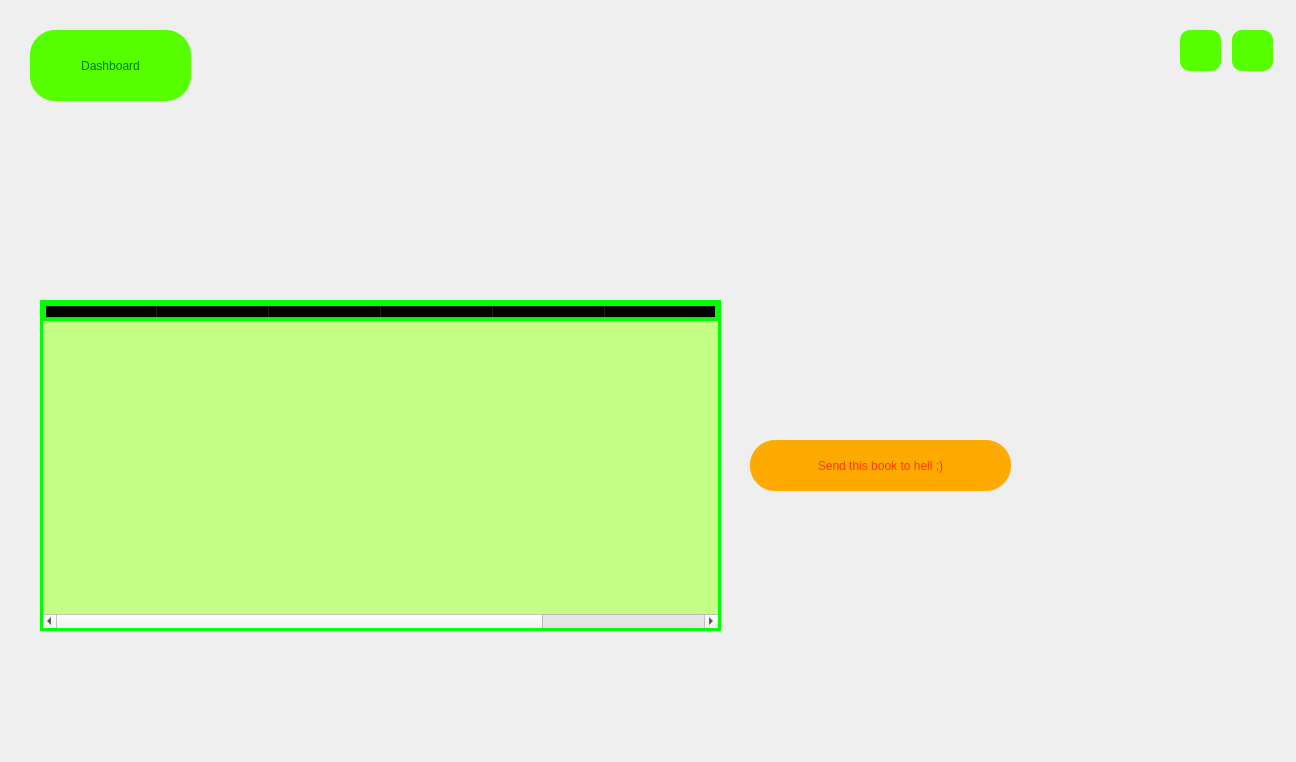
<?xml version="1.0" encoding="UTF-8"?>
<ui version="4.0">
 <class>deleteBook</class>
 <widget class="QMainWindow" name="deleteBook">
  <property name="geometry">
   <rect>
    <x>0</x>
    <y>0</y>
    <width>1296</width>
    <height>762</height>
   </rect>
  </property>
  <property name="minimumSize">
   <size>
    <width>1296</width>
    <height>762</height>
   </size>
  </property>
  <property name="maximumSize">
   <size>
    <width>1296</width>
    <height>762</height>
   </size>
  </property>
  <property name="windowTitle">
   <string>Delete Book</string>
  </property>
  <property name="windowIcon">
   <iconset resource="icons.qrc">
    <normaloff>:/icons/icons/mainicon.png</normaloff>:/icons/icons/mainicon.png</iconset>
  </property>
  <property name="styleSheet">
   <string notr="true">#centralwidget
{
	border-image: url(:/new/photos/deletebook.jpg);
}

QPushButton
{
	color: rgb(0, 122, 0);
	background-color: rgb(85, 255, 0);
	font: 24pt &quot;Tw Cen MT Condensed Extra Bold&quot;;
    border-radius: 10px;
}
QPushButton:hover
{
	background-color: rgb(0, 122, 0);
	color:  rgb(85, 255, 0);
}

QPushButton#deleteButton
{
	color: rgb(255, 56, 6);
	background-color: rgb(255, 170, 0);
	font: 20pt &quot;Tw Cen MT Condensed Extra Bold&quot;;
    border-radius: 25px;
}
QPushButton#deleteButton:hover
{
	background-color: rgb(255, 56, 6);
	color: rgb(255, 170, 0);
}


QLabel
{
	background-color: rgb(147, 221, 0);
	border-radius: 15px;
}
QLineEdit
{
	
	background-color: rgba(255, 255, 127, 0.9);
	border-radius: 15px;
}</string>
  </property>
  <widget class="QWidget" name="centralwidget">
   <widget class="QTableWidget" name="tableWidget">
    <property name="geometry">
     <rect>
      <x>40</x>
      <y>300</y>
      <width>681</width>
      <height>331</height>
     </rect>
    </property>
    <property name="cursor" stdset="0">
     <cursorShape>PointingHandCursor</cursorShape>
    </property>
    <property name="styleSheet">
     <string notr="true">
border:3px solid rgb(0, 255, 0);
background-color: rgba(194, 255, 124, 0.9);
</string>
    </property>
    <property name="selectionMode">
     <enum>QAbstractItemView::SingleSelection</enum>
    </property>
    <property name="selectionBehavior">
     <enum>QAbstractItemView::SelectRows</enum>
    </property>
    <property name="sortingEnabled">
     <bool>true</bool>
    </property>
    <attribute name="horizontalHeaderDefaultSectionSize">
     <number>112</number>
    </attribute>
    <column>
     <property name="text">
      <string>Names</string>
     </property>
     <property name="font">
      <font>
       <weight>75</weight>
       <bold>true</bold>
      </font>
     </property>
    </column>
    <column>
     <property name="text">
      <string>ISBNs</string>
     </property>
     <property name="font">
      <font>
       <weight>75</weight>
       <bold>true</bold>
      </font>
     </property>
    </column>
    <column>
     <property name="text">
      <string>Authors</string>
     </property>
     <property name="font">
      <font>
       <weight>75</weight>
       <bold>true</bold>
      </font>
     </property>
    </column>
    <column>
     <property name="text">
      <string>Subjects</string>
     </property>
     <property name="font">
      <font>
       <weight>75</weight>
       <bold>true</bold>
      </font>
     </property>
    </column>
    <column>
     <property name="text">
      <string>Publishers</string>
     </property>
     <property name="font">
      <font>
       <weight>75</weight>
       <bold>true</bold>
      </font>
     </property>
    </column>
    <column>
     <property name="text">
      <string>Languages</string>
     </property>
     <property name="font">
      <font>
       <weight>75</weight>
       <bold>true</bold>
      </font>
     </property>
    </column>
    <column>
     <property name="text">
      <string>Page Numbers</string>
     </property>
     <property name="font">
      <font>
       <weight>75</weight>
       <bold>true</bold>
      </font>
     </property>
    </column>
    <column>
     <property name="text">
      <string>Availablity</string>
     </property>
     <property name="font">
      <font>
       <weight>75</weight>
       <bold>true</bold>
      </font>
     </property>
    </column>
   </widget>
   <widget class="QPushButton" name="dashButton">
    <property name="geometry">
     <rect>
      <x>30</x>
      <y>30</y>
      <width>161</width>
      <height>71</height>
     </rect>
    </property>
    <property name="cursor">
     <cursorShape>PointingHandCursor</cursorShape>
    </property>
    <property name="styleSheet">
     <string notr="true"> border-radius: 25px;</string>
    </property>
    <property name="text">
     <string>Dashboard</string>
    </property>
   </widget>
   <widget class="QPushButton" name="closeButton">
    <property name="geometry">
     <rect>
      <x>1232</x>
      <y>30</y>
      <width>41</width>
      <height>41</height>
     </rect>
    </property>
    <property name="cursor">
     <cursorShape>PointingHandCursor</cursorShape>
    </property>
    <property name="toolTip">
     <string>Colse the app</string>
    </property>
    <property name="text">
     <string/>
    </property>
    <property name="icon">
     <iconset resource="icons.qrc">
      <normaloff>:/icons/icons/error.png</normaloff>:/icons/icons/error.png</iconset>
    </property>
    <property name="iconSize">
     <size>
      <width>30</width>
      <height>30</height>
     </size>
    </property>
   </widget>
   <widget class="QPushButton" name="menuButton">
    <property name="geometry">
     <rect>
      <x>1180</x>
      <y>30</y>
      <width>41</width>
      <height>41</height>
     </rect>
    </property>
    <property name="cursor">
     <cursorShape>PointingHandCursor</cursorShape>
    </property>
    <property name="toolTip">
     <string>Back to main menu</string>
    </property>
    <property name="text">
     <string/>
    </property>
    <property name="icon">
     <iconset resource="icons.qrc">
      <normaloff>:/icons/icons/previous.png</normaloff>:/icons/icons/previous.png</iconset>
    </property>
    <property name="iconSize">
     <size>
      <width>30</width>
      <height>30</height>
     </size>
    </property>
   </widget>
   <widget class="QPushButton" name="deleteButton">
    <property name="geometry">
     <rect>
      <x>750</x>
      <y>440</y>
      <width>261</width>
      <height>51</height>
     </rect>
    </property>
    <property name="cursor">
     <cursorShape>PointingHandCursor</cursorShape>
    </property>
    <property name="styleSheet">
     <string notr="true"/>
    </property>
    <property name="text">
     <string>Send this book to hell ;)</string>
    </property>
   </widget>
  </widget>
 </widget>
 <resources>
  <include location="icons.qrc"/>
 </resources>
 <connections/>
</ui>
